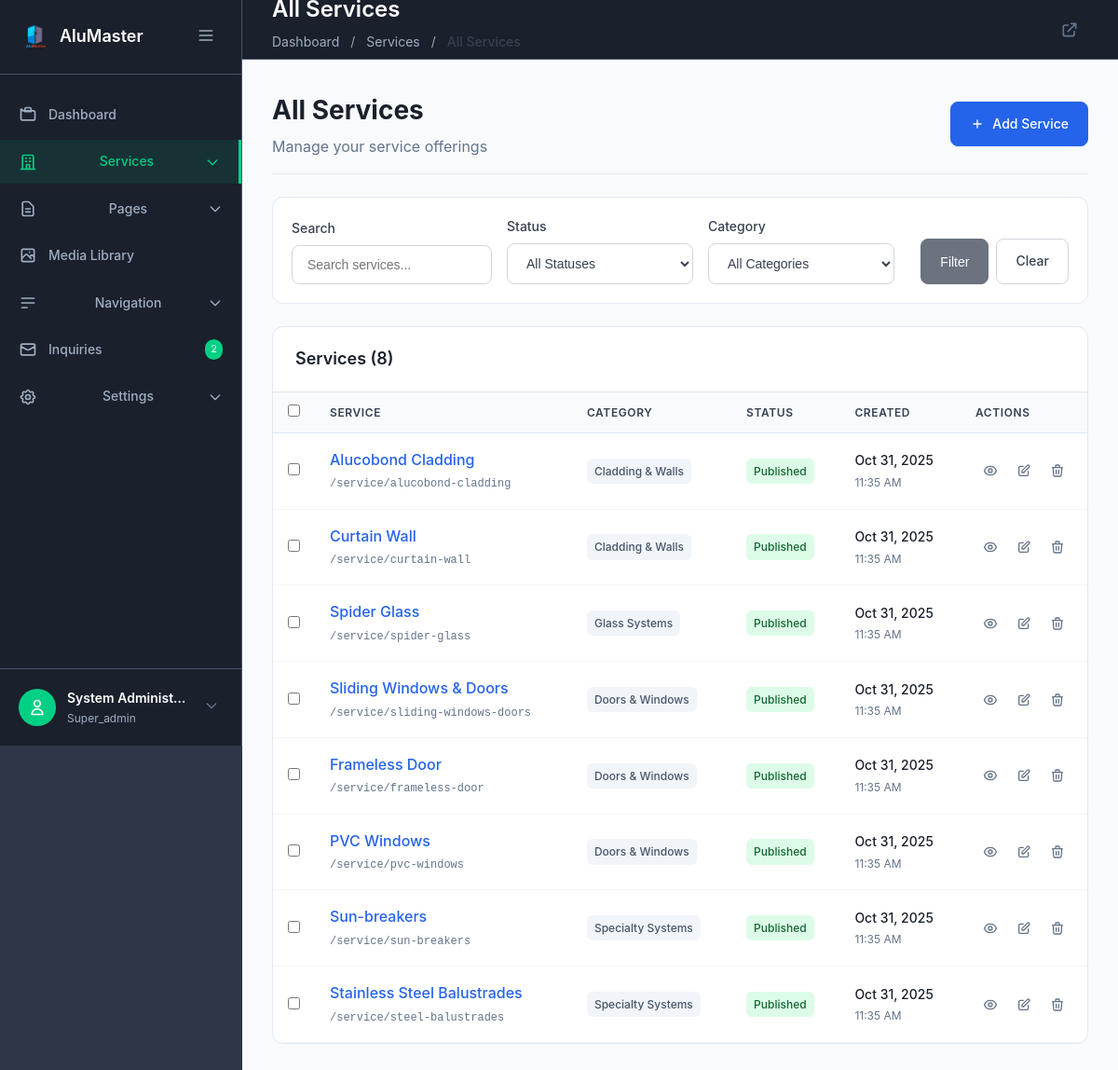
/admin/services/list.php (signed in), run on the app's committed database.
### tables this page shows
CREATE TABLE IF NOT EXISTS `services` (
  `id` int(11) NOT NULL AUTO_INCREMENT,
  `category_id` int(11) NOT NULL,
  `name` varchar(200) NOT NULL,
  `slug` varchar(200) NOT NULL,
  `short_description` text,
  `description` longtext,
  `technical_specs` longtext,
  `featured_image` varchar(255) DEFAULT NULL,
  `meta_title` varchar(200) DEFAULT NULL,
  `meta_description` text,
  `meta_keywords` text,
  `status` enum('published','draft','archived') DEFAULT 'draft',
  `sort_order` int(11) DEFAULT 0,
  `views` int(11) DEFAULT 0,
  `created_at` timestamp DEFAULT CURRENT_TIMESTAMP,
  `updated_at` timestamp DEFAULT CURRENT_TIMESTAMP ON UPDATE CURRENT_TIMESTAMP,
  PRIMARY KEY (`id`),
  UNIQUE KEY `slug` (`slug`),
  KEY `fk_services_category` (`category_id`),
  KEY `idx_status_sort` (`status`, `sort_order`),
  KEY `idx_views` (`views`),
  FULLTEXT KEY `ft_search` (`name`, `description`, `technical_specs`),
  CONSTRAINT `fk_services_category` FOREIGN KEY (`category_id`) REFERENCES `service_categories` (`id`) ON DELETE CASCADE ON UPDATE CASCADE
);

CREATE TABLE IF NOT EXISTS `service_categories` (
  `id` int(11) NOT NULL AUTO_INCREMENT,
  `name` varchar(100) NOT NULL,
  `slug` varchar(100) NOT NULL,
  `description` text,
  `icon` varchar(100) DEFAULT NULL,
  `sort_order` int(11) DEFAULT 0,
  `is_active` tinyint(1) DEFAULT 1,
  `created_at` timestamp DEFAULT CURRENT_TIMESTAMP,
  `updated_at` timestamp DEFAULT CURRENT_TIMESTAMP ON UPDATE CURRENT_TIMESTAMP,
  PRIMARY KEY (`id`),
  UNIQUE KEY `slug` (`slug`),
  KEY `idx_active_sort` (`is_active`, `sort_order`)
);

### admin/includes/auth-check.php (called while the page is built, shortened)
<?php
$current_admin = [
    'id' => $_SESSION['admin_id'],
    'username' => $_SESSION['admin_username'],
    'role' => $_SESSION['admin_role'],
    'name' => $_SESSION['admin_name']
];
function check_admin_permission($required_role = 'editor') {
    global $current_admin;
    $role_hierarchy = [
        'editor' => 1,
        'admin' => 2,
        'super_admin' => 3
    ];
    $user_level = $role_hierarchy[$current_admin['role']] ?? 0;
    $required_level = $role_hierarchy[$required_role] ?? 1;
    return $user_level >= $required_level;
}
?>

### admin/services/list.php (the view, shortened to what this page needs)
<?php
require_once '../includes/auth-check.php';
$page = (int)($_GET['page'] ?? 1);
$per_page = 20;
$offset = ($page - 1) * $per_page;
$search = $_GET['search'] ?? '';
try {
    $db = new Database();
    $conn = $db->getConnection();
    $conditions = ["s.status != 'deleted'"];
    $params = [];
    $where_clause = implode(' AND ', $conditions);
    $count_sql = "SELECT COUNT(*) FROM services s WHERE $where_clause";
    $stmt = $conn->prepare($count_sql);
    $stmt->execute($params);
    $total_services = $stmt->fetchColumn();
    $sql = "SELECT s.*, sc.name as category_name
            FROM services s
            LEFT JOIN service_categories sc ON s.category_id = sc.id
            WHERE $where_clause
            ORDER BY s.created_at DESC
            LIMIT $per_page OFFSET $offset";
    $stmt = $conn->prepare($sql);
    $stmt->execute($params);
    $services = $stmt->fetchAll(PDO::FETCH_ASSOC);
} catch (Exception $e) {
    $services = [];
    $categories = [];
    $total_services = 0;
    $total_pages = 0;
    $error_message = "Error loading services: " . $e->getMessage();
}
include '../includes/header.php';
?>
<div class="page-header">
    <div class="page-header-content">
        <h1 class="page-title">All Services</h1>
        <p class="page-description">Manage your service offerings</p>
    </div>
    <div class="page-header-actions">
        <a href="add.php" class="btn btn-primary">
            <svg class="icon-sm" fill="none" stroke="currentColor" viewBox="0 0 24 24">
                <path stroke-linecap="round" stroke-linejoin="round" stroke-width="2" d="M12 6v6m0 0v6m0-6h6m-6 0H6"></path>
            </svg>
            Add Service
        </a>
    </div>
</div>
<div class="filters-card">
    <form method="GET" class="filters-form">
        <div class="filters-row">
            <div class="filter-group">
                <label for="search" class="filter-label">Search</label>
                <input type="text" id="search" name="search" class="form-input"
                       placeholder="Search services..." value="<?php echo htmlspecialchars($search); ?>">
            </div>
            <div class="filter-group">
                <label for="status" class="filter-label">Status</label>
                <select id="status" name="status" class="form-select">
                    <option value="">All Statuses</option>
                </select>
            </div>
            <div class="filter-group">
                <label for="category" class="filter-label">Category</label>
                <select id="category" name="category" class="form-select">
                    <option value="">All Categories</option>
                </select>
            </div>
            <div class="filter-actions">
                <button type="submit" class="btn btn-secondary">Filter</button>
                <a href="list.php" class="btn btn-outline">Clear</a>
            </div>
        </div>
    </form>
</div>
<div class="table-card">
    <div class="table-header">
        <div class="table-title">
            Services (<?php echo $total_services; ?>)
        </div>
    </div>
    <?php if (!empty($services)): ?>
    <div class="table-container">
        <table class="data-table">
            <thead>
                <tr>
                    <th class="table-checkbox">
                        <input type="checkbox" class="select-all-checkbox">
                    </th>
                    <th>Service</th>
                    <th>Category</th>
                    <th>Status</th>
                    <th>Created</th>
                    <th class="table-actions">Actions</th>
                </tr>
            </thead>
            <tbody>
                <?php foreach ($services as $service): ?>
                <tr>
                    <td class="table-checkbox">
                        <input type="checkbox" name="selected_items[]" value="<?php echo $service['id']; ?>" class="row-checkbox">
                    </td>
                    <td>
                        <div class="service-info">
                            <div class="service-name">
                                <a href="edit.php?id=<?php echo $service['id']; ?>" class="service-link">
                                    <?php echo htmlspecialchars($service['name']); ?>
                                </a>
                            </div>
                            <div class="service-slug">/service/<?php echo htmlspecialchars($service['slug']); ?></div>
                        </div>
                    </td>
                    <td>
                        <span class="category-badge">
                            <?php echo htmlspecialchars($service['category_name'] ?: 'Uncategorized'); ?>
                        </span>
                    </td>
                    <td>
                        <span class="status-badge status-<?php echo $service['status']; ?>">
                            <?php echo ucfirst($service['status']); ?>
                        </span>
                    </td>
                    <td>
                        <div class="date-info">
                            <div class="date-primary"><?php echo date('M j, Y', strtotime($service['created_at'])); ?></div>
                            <div class="date-secondary"><?php echo date('g:i A', strtotime($service['created_at'])); ?></div>
                        </div>
                    </td>
                    <td class="table-actions">
                        <div class="action-buttons">
                            <a href="../../service-detail.php?service=<?php echo urlencode($service['slug']); ?>"
                               target="_blank" class="btn-action" title="View">
                            </a>
                            <a href="edit.php?id=<?php echo $service['id']; ?>" class="btn-action" title="Edit">
                                <svg class="icon-sm" fill="none" stroke="currentColor" viewBox="0 0 24 24">
                                    <path stroke-linecap="round" stroke-linejoin="round" stroke-width="2" d="M11 5H6a2 2 0 00-2 2v11a2 2 0 002 2h11a2 2 0 002-2v-5m-1.414-9.414a2 2 0 112.828 2.828L11.828 15H9v-2.828l8.586-8.586z"></path>
                                </svg>
                            </a>
                            <?php if (check_admin_permission('admin')): ?>
                            <a href="?delete=<?php echo $service['id']; ?>" class="btn-action btn-action-danger"
                               title="Delete" onclick="return confirm('Are you sure you want to delete this service?')">
                                <svg class="icon-sm" fill="none" stroke="currentColor" viewBox="0 0 24 24">
                                    <path stroke-linecap="round" stroke-linejoin="round" stroke-width="2" d="M19 7l-.867 12.142A2 2 0 0116.138 21H7.862a2 2 0 01-1.995-1.858L5 7m5 4v6m4-6v6m1-10V4a1 1 0 00-1-1h-4a1 1 0 00-1 1v3M4 7h16"></path>
                                </svg>
                            </a>
                            <?php endif; ?>
                        </div>
                    </td>
                </tr>
                <?php endforeach; ?>
            </tbody>
        </table>
    </div>
    <?php endif; ?>
</div>
<?php include '../includes/footer.php'; ?>

### data on the page
services: name "Alucobond Cladding", slug "alucobond-cladding", category.name "Cladding & Walls", status "Published", created_at "Oct 31, 2025", created_at "11:35 AM"
services: name "Curtain Wall", slug "curtain-wall", category.name "Cladding & Walls", status "Published", created_at "Oct 31, 2025", created_at "11:35 AM"
services: name "Spider Glass", slug "spider-glass", category.name "Glass Systems", status "Published", created_at "Oct 31, 2025", created_at "11:35 AM"
services: name "Sliding Windows & Doors", slug "sliding-windows-doors", category.name "Doors & Windows", status "Published", created_at "Oct 31, 2025", created_at "11:35 AM"
services: name "Frameless Door", slug "frameless-door", category.name "Doors & Windows", status "Published", created_at "Oct 31, 2025", created_at "11:35 AM"
services: name "PVC Windows", slug "pvc-windows", category.name "Doors & Windows", status "Published", created_at "Oct 31, 2025", created_at "11:35 AM"
services: name "Sun-breakers", slug "sun-breakers", category.name "Specialty Systems", status "Published", created_at "Oct 31, 2025", created_at "11:35 AM"
services: name "Stainless Steel Balustrades", slug "steel-balustrades", category.name "Specialty Systems", status "Published", created_at "Oct 31, 2025", created_at "11:35 AM"

### other printed values
$unread_count "2"
$current_admin['name'] "System Administ…"
$current_admin['role'] "Super_admin"
$item['title'] "Dashboard"
$item['title'] "Services"
$item['title'] "All Services"
$total_services "8"
